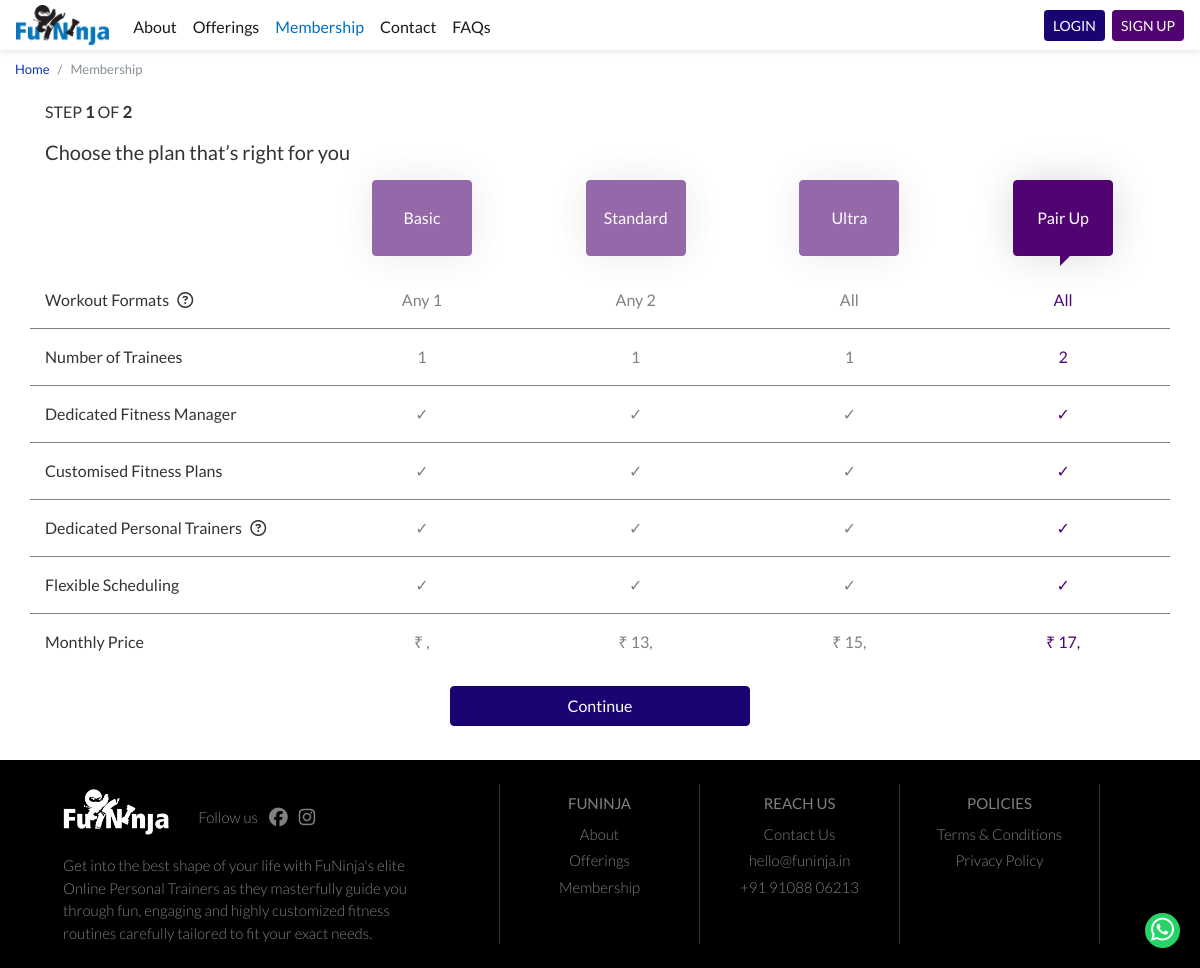
/plans.php, run on the app's committed database.
### tables this page shows
CREATE TABLE `product_prices` (
  `id` int(11) NOT NULL,
  `product_id` int(11) NOT NULL,
  `valid_from` datetime NOT NULL,
  `valid_to` datetime DEFAULT NULL,
  `currency` varchar(10) NOT NULL,
  `amount` int(11) NOT NULL
);

### includes/autoloader.php (called while the page is built, shortened)
<?php
function myAutoLoader($className) {
  $path = ROOT_DIR."/classes/";
  $extension = ".php";
  $fullPath = $path . $className . $extension;
}
?>

### classes/Product.php (called while the page is built, shortened)
<?php
require_once ( ROOT_DIR.'/includes/autoloader.php' );
class Product {
  public $productName;
  function __construct($name, $conn) {
    $this->productName = $name;
    $this->setCurrentPrices($conn);
    $this->setAttributes($conn);
  }
  function setAttributes($conn){
    $sql = "select pad.attribute_name, pa.attribute_value from products p, product_attribute_definitions pad, product_attributes pa
            where p.name = '".$this->productName."' and p.id=pa.product_id and pa.attribute_id=pad.id and sysdate() BETWEEN pa.valid_from and
            IFNULL(pa.valid_to,  DATE_ADD(sysdate(), INTERVAL 1 YEAR) );";
    $stmt = mysqli_stmt_init($conn);
    if(!mysqli_stmt_prepare($stmt, $sql)){
      return "sqlerror";
    } else {
      mysqli_stmt_execute($stmt);
      $result = mysqli_stmt_get_result($stmt);
      while($row = $result->fetch_assoc()) {
        switch ($row['attribute_name']) {
          case "number of sessions":
            $this->numberOfSessions = $row['attribute_value'];
            break;
          case "valid days":
            $this->validityDuration = $row['attribute_value'];
            break;
          }
      }
    }
  }
  function setCurrentPrices($conn){
    $sql="select pp.id from products p, product_prices pp where p.id=pp.product_id and p.name=? and pp.currency=?";
    $currency="INR";
    $stmt = mysqli_stmt_init($conn);
    mysqli_stmt_prepare($stmt, $sql);
    mysqli_stmt_bind_param($stmt, "ss", $this->productName, $currency);
    mysqli_stmt_execute($stmt);
    $result = mysqli_stmt_get_result($stmt);
    if (!$row = mysqli_fetch_assoc($result)) {
      return false;
    } else {
      $this->currentPriceINR=new ProductPrice($row["id"], $conn);
    }
  }
}
?>

### classes/ProductPrice.php (called while the page is built, shortened)
<?php
require_once ( ROOT_DIR.'/includes/autoloader.php' );
class ProductPrice {
  function __construct($id, $conn) {
    $sql = "select * from product_prices where id=?";
    $stmt = mysqli_stmt_init($conn);
    mysqli_stmt_prepare($stmt, $sql);
    mysqli_stmt_bind_param($stmt, "s", $id);
    mysqli_stmt_execute($stmt);
    $result = mysqli_stmt_get_result($stmt);
    if (!$row = mysqli_fetch_assoc($result)) {
      return false;
    } else {
      $this->amount=$row["amount"];
    }
  }
}
?>

### plans.php (the view, shortened to what this page needs)
<?php
require_once ( ROOT_DIR.'/includes/autoloader.php' );
?>
<?php
require "header.php";
$product1 = new Product("Basic",$conn);
$product2 = new Product("Standard",$conn);
$product3 = new Product("Ultra",$conn);
$product4 = new Product("Pair Up",$conn);
?>
<div class="container-fluid breadcrumbContiner">
  <nav aria-label="breadcrumb mb-0 pb-0">
    <ol class="breadcrumb" style="margin-bottom: 0px; padding-left:0px; padding-top:0px">
      <li class="breadcrumb-item"><a href="/index.php">Home</a></li>
      <li class="breadcrumb-item active" aria-current="page">Membership</li>
    </ol>
  </nav>
</div>
<div class="container">
<p class="pt-2"> STEP <b>1</b> OF <b>2</b></p>
<h5 class="pb-2"> Choose the plan that’s right for you </h5>
  <div class="row pb-3 sticky">
  <div class="col-3 hide-on-mobile">
  </div class="col">
  <div class="col centerButton">
  <button id="prod1Button" class="btn btn-primary planHeaderButton prod1Button"><?php echo $product1->productName; ?></button>
  </div class="col">
  <div class="col centerButton">
    <button class="btn btn-primary planHeaderButton prod2Button"><?php echo $product2->productName; ?></button>
  </div class="col">
  <div class="col centerButton">
    <button class="btn btn-primary planHeaderButton prod3Button"><?php echo $product3->productName; ?></button>
  </div class="col">
  <div class="col centerButton">
    <button class="btn btn-primary planHeaderButton prod4Button"><?php echo $product4->productName; ?></button>
  </div class="col">
  </div class = "row">
<div class="row pt-3 pb-3 borderbottom">
<div class="col-3 hide-on-mobile" > Workout Formats <i style="margin-left:5px" class="far fa-question-circle infoButton" data-toggle="tooltip" data-html="true" title="Know more about the exciting Workout Formats you can choose from by heading over to our <a href='offerings.php' class='lightgreyfont'> Offerings</a> page"></i>
</div class="col">
<div class="col prod1 plansMobileContent"> Any 1
</div class="col">
<div class="col prod2 plansMobileContent"> Any 2
</div class="col">
<div class="col prod3 plansMobileContent"> All
</div class="col">
<div class="col prod4 plansMobileContent"> All
</div class="col">
</div class = "row">
<div class="row pt-3 pb-3 borderbottom">
<div class="col-3 hide-on-mobile"> Number of Trainees
</div class="col">
<div class="col prod1 plansMobileContent"> 1
</div class="col">
<div class="col prod2 plansMobileContent"> 1
</div class="col">
<div class="col prod3 plansMobileContent"> 1
</div class="col">
<div class="col prod4 plansMobileContent"> 2
</div class="col">
</div class = "row">
<div class="row pt-3 pb-3 borderbottom">
<div class="col-3 hide-on-mobile"> Dedicated Fitness Manager
</div class="col">
<div class="col prod1 plansMobileContent"> ✓
</div class="col">
<div class="col prod2 plansMobileContent"> ✓
</div class="col">
<div class="col prod3 plansMobileContent"> ✓
</div class="col">
<div class="col prod4 plansMobileContent"> ✓
</div class="col">
</div class = "row">
<div class="row pt-3 pb-3 borderbottom">
<div class="col-3 hide-on-mobile"> Customised Fitness Plans
</div class="col">
<div class="col prod1 plansMobileContent"> ✓
</div class="col">
<div class="col prod2 plansMobileContent"> ✓
</div class="col">
<div class="col prod3 plansMobileContent"> ✓
</div class="col">
<div class="col prod4 plansMobileContent"> ✓
</div class="col">
</div class = "row">
<div class="row pt-3 pb-3 borderbottom">
<div class="col-3 hide-on-mobile" > Dedicated Personal Trainers <i style="margin-left:5px" class="far fa-question-circle infoButton" data-toggle="tooltip" data-html="true" title="Depending upon the package you choose, up to a total of 4 FuNinja Personal Trainers will be assigned to you, 1 for each chosen Workout Format!"></i>
</div class="col">
<div class="col prod1 plansMobileContent"> ✓
</div class="col">
<div class="col prod2 plansMobileContent"> ✓
</div class="col">
<div class="col prod3 plansMobileContent"> ✓
</div class="col">
<div class="col prod4 plansMobileContent"> ✓
</div class="col">
</div class = "row">
<div class="row pt-3 pb-3 borderbottom">
<div class="col-3 hide-on-mobile"> Flexible Scheduling
</div class="col">
<div class="col prod1 plansMobileContent"> ✓
</div class="col">
<div class="col prod2 plansMobileContent"> ✓
</div class="col">
<div class="col prod3 plansMobileContent"> ✓
</div class="col">
<div class="col prod4 plansMobileContent"> ✓
</div class="col">
</div class = "row">
<div class="row pt-3 mb-2">
<div class="col-3 hide-on-mobile">Monthly Price
</div class="col">
<div class="col prod1 plansMobileContent"> <?php echo "₹ ".substr($product1->currentPriceINR->amount, 0,2).','.substr($product1->currentPriceINR->amount, 2,5); ?>
</div class="col">
<div class="col prod2 plansMobileContent"> <?php echo "₹ ".substr($product2->currentPriceINR->amount, 0,2).','.substr($product1->currentPriceINR->amount, 2,5); ?>
</div class="col">
<div class="col prod3 plansMobileContent"> <?php echo "₹ ".substr($product3->currentPriceINR->amount, 0,2).','.substr($product1->currentPriceINR->amount, 2,5); ?>
</div class="col">
<div class="col prod4 plansMobileContent"> <?php echo "₹ ".substr($product4->currentPriceINR->amount, 0,2).','.substr($product1->currentPriceINR->amount, 2,5); ?>
</div class="col">
</div class = "row">
<div class="row">
<div class="col"> <center><button class="btn btn-primary btn mt-4 mb-4 continueBtn blueButton" id ="continueBtn"> Continue </button></center>
</div class="col">
</div class = "row">
</div>
<?php
  require "footer.php";
?>

### header.php (shortened to what this page needs)
<?php
include_once ( ROOT_DIR.'/includes/autoloader.php' );
?>
<!DOCTYPE html>
<html lang='en'>
<head>
  <link rel="stylesheet" href="https://stackpath.bootstrapcdn.com/bootswatch/4.5.2/united/bootstrap.min.css">
  <link href="/css/custom.css?v=2fasdfssd23sdsfsfdfsdf23dsfssd2d42" rel="stylesheet">
</head>
<body>
  <a href="https://api.whatsapp.com/send?phone=919108806213" class="float" target="_blank">
  <i class="fa fa-sm fa-whatsapp my-float"></i>
  </a>
<div class="container-fluid">
<div class="row">
  <nav id = "main-navbar" class="navbar navbar-light fixed-top navbar-custom headerShadow navbar-expand-md  mb-0 pb-0 mt-0 pt-0">
  <a href="<?php FlowControl::echoHomePageLink();?>" class="navbar-brand"><img src="/images/logo.png" alt="FuNinja" style="height:40px"></a>
  <div class="collapse navbar-collapse pt-1 order-md-1 order-2" id="navbarSupportedContent">
    <ul class="navbar-nav mr-auto" id="navbarLinks">
      <li class="nav-item active">
        <a class="nav-link burgerOption aboutLink" href="/about.php">About</a>
      </li>
      <li class="nav-item dropdown active">
        <a class="nav-link burgerOption offeringsLink" href="/offerings.php">Offerings</a>
      </li>
      <li class="nav-item active">
        <a class="nav-link burgerOption membershipLink" href="/plans.php">Membership</a>
      </li>
      <li class="nav-item active">
        <a class="nav-link burgerOption contactLink" href="/contact.php">Contact</a>
      </li>
      <li class="nav-item active">
        <a class="nav-link burgerOption faqLink" href="/faq.php">FAQs</a>
      </li>
    </ul>
</div>
<div class="order-md-2 order-1">
<?php
if(!isset($_SESSION['uid'])){ ?>
  <button type="button" class="mr-1 btn btn-secondary btn-sm btn blueButton" data-toggle="modal" data-target="#exampleModal" id ="loginButton"> LOGIN </button>
  <button type="button" class=" btn btn-primary btn-sm btn" data-toggle="modal" data-target="#exampleModal" id ="registerButton"> SIGN UP</button>
  <?php  ;
} ?>
</div>
</nav>
</div>
</div>

### classes/FlowControl.php (shortened to what this page needs)
<?php
require_once ROOT_DIR.'/includes/autoloader.php' ;
class FlowControl {
  static function echoHomePageLink(){
    if(!isset($_SESSION['uid'])){
      echo "/index.php";
    } else {
      echo "/includes/post_login_landing_controller.php";
    }
  }
}

### footer.php (shortened to what this page needs)
<div class="container-fluid">
<div id="standard_footer" class="row footer pb-4 pt-4">
  <div class="col-md-5 col-12 footerBottomPadMob" style="border-right: 1px solid #333;  ">
<li class="footerList ml-5 mr-5">
<ul style="text-align: left">
  <a href="/index.php"><img src="/images/whitelogo.png" alt="FuNinja" style="height:70px" class="pr-4 pb-3"></a>
  Follow us
  <a href="https://www.facebook.com/FuNinja.in" target="_blank">
    <i class="fab fa-facebook fa-lg pl-2 pr-2 pb-4"></i></a>
  <a href="https://instagram.com" target="_blank">
    <i class="fab fa-instagram fa-lg"></i></ul></a>
<ul class="footerWriteUpDesktop"> Get into the best shape of your life with FuNinja's elite Online Personal Trainers as they masterfully guide you through fun, engaging and highly customized fitness routines carefully tailored to fit your exact needs.  </ul>
</li>
  </div>
  <div class="col-md-2 col-6" style="border-right: 1px solid #333;">
    <li class="footerList pt-2">
    <ul class="footerList pb-2" style="font-family:Lato-Regular"> FUNINJA</ul>
    <ul class="pb-1"> <a href="about.php">About</a> </ul>
    <ul class="pb-1"> <a href="offerings.php">Offerings</a> </ul>
    <ul class="pb-1"> <a href="plans.php">Membership</a> </ul>
    </li>
  </div>
  <div class="col-md-2 col-6" style="border-right: 1px solid #333;">
    <li class="footerList pt-2">
    <ul class="pb-2" style="font-family:Lato-Regular"> REACH US</ul>
    <ul class="pb-1"> <a href="contact.php">Contact Us</a> </ul>
    <ul class="pb-1"> <a href="mailto:hello@funinja.in">hello@funinja.in</a> </ul>
    <ul class="pb-1"> <a href="tel:+91 9108806213">+91 91088 06213</a></ul>
    </li>
  </div>
  <div class="col-md-2 col-12 footerTopMarginMob" style="border-right: 1px solid #333;">
    <li class="footerList pt-2">
    <ul class="pb-2" style="font-family:Lato-Regular"> POLICIES</ul>
    <ul class="pb-1"> Terms & Conditions </ul>
    <ul class="pb-1"> Privacy Policy </ul>
    </li>
  </div>
</div>
</div>
</body>
</html>

### css/custom.css (style rules this page uses)
html { position: relative; min-height: 100%; }
body { font-family: Lato-Regular; }
body { background: #f4f5f7; }
.footer { text-align: center; position: absolute; bottom: 0; width: 100%; background-color:black; color:grey; font-size: 15px; }
.footer a { font-family: Lato-Light; color:grey!important; font-weight: 100; }
.footerList { font-family: Lato-Light; list-style: none; list-style-type: none; margin: 0; padding: 0; }
.footerList ul { margin: 0; padding: 0; list-style: none; list-style-type: none; }
a { color:#0e35b4; }
.navbar-nav > li > a { padding-top:0px !important; padding-bottom:0px !important; }
.navbar { min-height:15px !important; }
.btn-primary, .btn-primary:hover, .btn-primary:active, .btn-primary:visited { background-color: #500472 !important; border-color:#500472 !important; text-decoration: none !important; }
.blueButton { background-color: #190472 !important; border-color:#190472 !important; text-decoration: none !important; }
.greyfont { color:grey; text-align:center; }
.centerButton { text-align:center; justify-content: center; }
.borderbottom { border-bottom: 1px solid grey; }
.purpleFont { color:#500472; }
.planHeaderButton { padding-top:25px; padding-bottom:25px; width:100px; opacity:.6; box-shadow: 0 0px 40px 0px rgba(0, 0, 0, 0.15); -moz-box-shadow: 0 0px 40px 0px rgba(0, 0, 0, 0.15); -webkit-box-shadow: 0 0px 40px 0px rgba(0, 0, 0, 0.15); -o-box-shadow: 0 0px 40px 0px rgba(0, 0, 0, 0.15); -ms-box-shadow: 0 0px 40px 0px rgba(0, 0, 0, 0.15); }
.activeOpacity { opacity:1; }
.activeOpacity::after { content: ""; border-right: 10px solid transparent; border-top: 10px solid transparent; border-bottom: 10px solid transparent; border-left: 10px solid #500472; height: 0; width: 0; position: absolute; right: 90px; top: 100%; transform: translateY(-50%); }
.continueBtn { width:300px; height:40px; }
.whiteBackground { background: white!important; }
html { overflow-x: hidden; }
.sticky { position: -webkit-sticky; position: sticky; top: 50px; }
.navbar-custom { background-color: white; }
.float { position:fixed; width:35px; height:35px; bottom:20px; right:20px; background-color:#25d366; color:#FFF; border-radius:30px; text-align:center; font-size:30px; z-index:100; }
.my-float { position:relative; bottom:6.5px; }
@media screen and (min-width: 575px) { .footerWriteUpDesktop { text-align:left; font-family:Lato-Light; } }
.headerShadow { box-shadow: 0 3px 5px 0 rgb(0 0 0 / 8%); }
.breadcrumb { background-color: transparent !important; }
.activeMenuLink { color:#0071c2 !important; }
.breadcrumbContiner { font-size:13px !important; }

### data on the page
product_prices: amount "13"
product_prices: amount "15"
product_prices: amount "17"

### other printed values
$product1->productName "Basic"
$product2->productName "Standard"
$product3->productName "Ultra"
$product4->productName "Pair Up"
